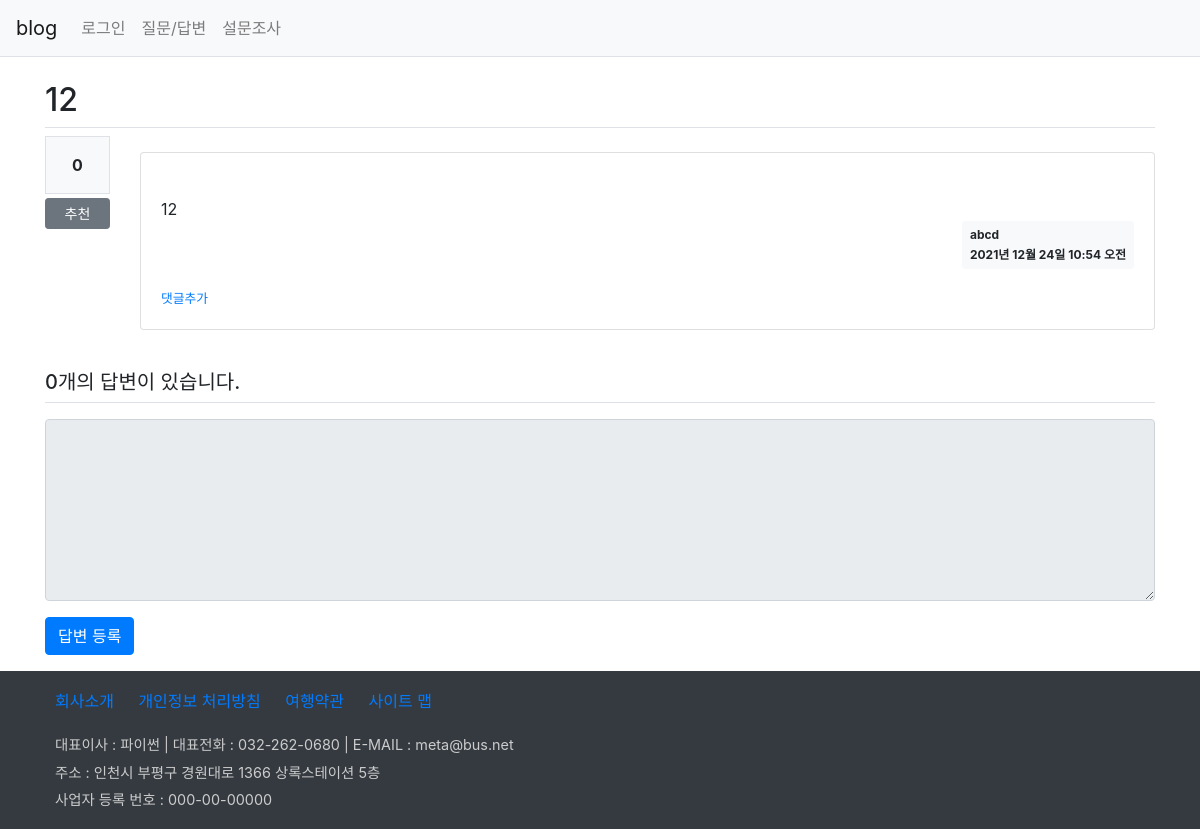
The app's page /board/19/, older data.
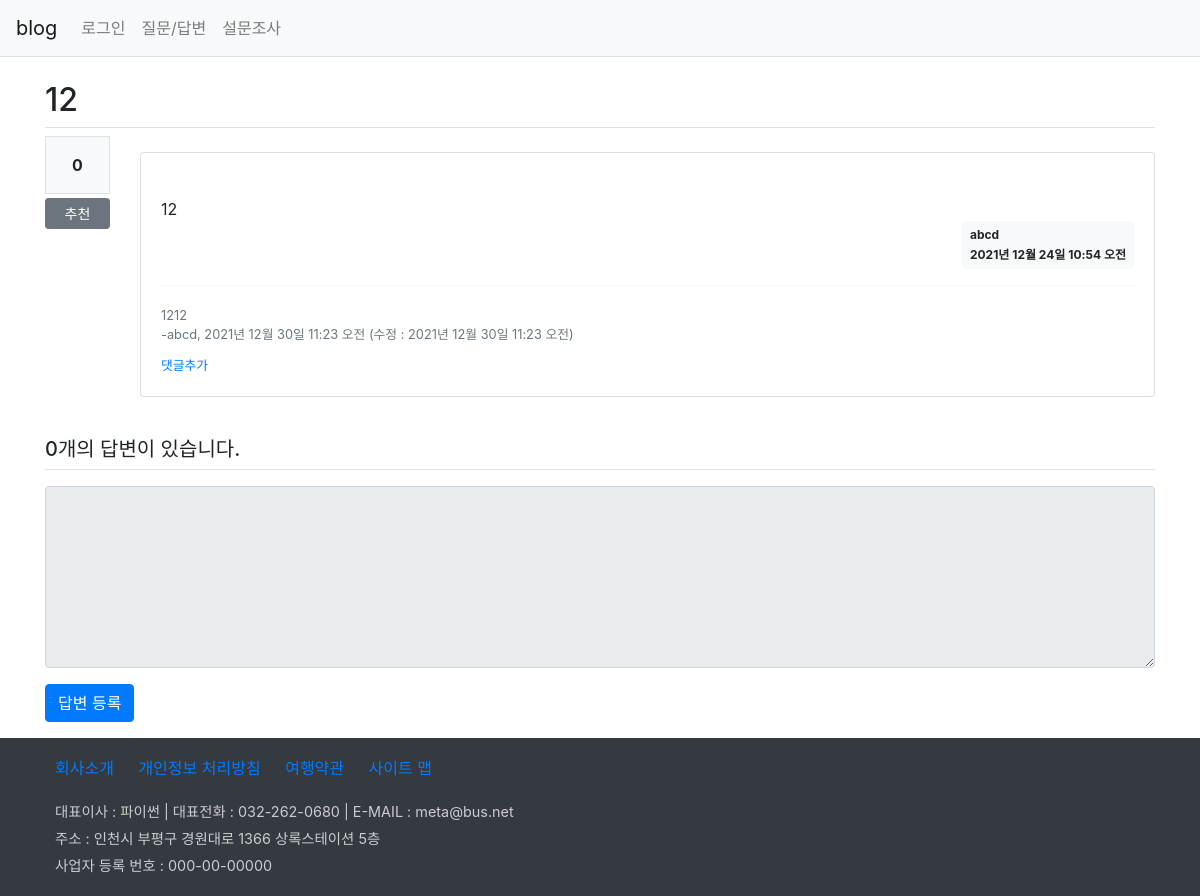
The same page, newer data.
### board/models.py (models this page shows, shortened)
class Question(models.Model):
    author = models.ForeignKey(User, on_delete=models.CASCADE, related_name='author_question')
    subject = models.CharField(max_length=100)  #제목 칼럼
    content = models.TextField()                #질문 내용
    create_date = models.DateTimeField()        #질문 작성일
    modify_date = models.DateTimeField(null=True, blank=True)   #질문 수정일
    voter = models.ManyToManyField(User, related_name='voter_question')     #추천수(多(사람):多(글))

class Comment(models.Model):
    author = models.ForeignKey(User, on_delete=models.CASCADE)
    content = models.TextField()
    create_date = models.DateTimeField()    #작성일
    modify_date = models.DateTimeField(null=True, blank=True)
    question = models.ForeignKey(Question, null=True, blank=True, on_delete=models.CASCADE)     #질문 댓글
    answer = models.ForeignKey(Answer, null=True, blank=True, on_delete=models.CASCADE)     #답변 댓글

### board/views/base_views.py (the view)
# urls.py: path('<int:question_id>/', base_views.detail, name='detail'),
def detail(request, question_id):
    question = get_object_or_404(Question, pk=question_id)
    return render(request, 'board/detail.html', {'question':question})

### templates/board/detail.html (shortened to what this page needs)
{% extends 'base.html' %}
{% block content %}
<div class="container my-3">
    <h2 class="border-bottom py-2">{{ question.subject }}</h2>
    <div class="row">
        <div class="col-1">
            <div class="bg-light text-center border font-weight-bolder p-3">
                {{ question.voter.count }}
            </div>
            <a href="#" data-uri="{% url 'board:vote_question' question.id %}"
               class="recommend btn btn-sm btn-secondary btn-block my-1">추천</a>
        </div>
        <div class="col-11">
            <div class="card my-3">
                <div class="card-body">
                    <div class="card-text" style="white-space:pre-line">
                        {{ question.content }}
                    </div>
                    <div class="d-flex justify-content-end">
                        <div class="badge badge-light text-left p-2">
                            <div class="mb-2">{{ question.author }}</div>
                            <div>{{ question.create_date }}</div>
                        </div>
                    </div>
                    <div class="mt-3">
                        {% for comment in question.comment_set.all %}
                        <div class="comment my-2 text-muted">
                            <span style="white-space:pre-line">
                                {{ comment.content }}
                            </span>
                            <span>
                                -{{ comment.author }}, {{ comment.create_date }}
                                {% if comment.modify_date %}
                                    (수정 : {{ comment.modify_date }})
                                {% endif %}
                            </span>
                        </div>
                        {% endfor %}
                    </div>
                    <div>
                        <a href="{% url 'board:comment_create_question' question.id %}" class="small">댓글추가</a>
                    </div>
                </div>
            </div>
        </div>
    </div>
    <h5 class="border-bottom my-3 py-2">
        {{ question.answer_set.count }}개의 답변이 있습니다.
    </h5>
    <form action="{% url 'board:answer_create' question.id %}" method="post">
        <div class="form-group">
            <textarea name="content" rows="7" cols="50" class="form-control"
                        {% if not user.is_authenticated %}
                            disabled
                        {% endif %}></textarea>
        </div>
        <input type="submit" value="답변 등록" class="btn btn-primary">
    </form>
</div>
{% endblock %}

### templates/base.html (shortened to what this page needs)
{% load static %}
<!DOCTYPE html>
<html lang="en">
<head>
    <link rel="stylesheet" href="{% static 'board/css/bootstrap.css' %}">
    <link rel="stylesheet" href="{% static 'board/css/style.css' %}">
</head>
<body>
    {% include 'navbar.html' %}
    {% block content %}{% endblock %}
    {% include 'footer.html' %}
</body>
</html>

### templates/navbar.html (shortened to what this page needs)
<nav class="navbar navbar-expand-lg navbar-light bg-light border-bottom">
    <a class="navbar-brand" href="{% url 'board:index' %}">blog</a>
    <div class="collapse navbar-collapse flex-grow-0" id="navbarNav">
        <ul class="navbar-nav">
            <li class="nav-item">
                {% if user.is_authenticated %}
                    <a class="nav-link" href="{% url 'common:logout' %}">{{ user.username }}(로그아웃)</a>
                {% else %}
                    <a class="nav-link" href="{% url 'common:login' %}">로그인</a>
                {% endif %}
            </li>
            <li class="nav-item">
                <a class="nav-link" href="{% url 'board:boardlist' %}">질문/답변</a>
            </li>
            <li class="nav-item">
                <a class="nav-link" href="{% url 'poll:index' %}">설문조사</a>
            </li>
        </ul>
    </div>
</nav>

### templates/footer.html
<footer class="p-2 bg-dark">
    <div class="container">
    <ul class="list-inline">
        <li><a href="#">회사소개</a></li>
        <li><a href="#">개인정보 처리방침</a></li>
        <li><a href="#">여행약관</a></li>
        <li><a href="#">사이트 맵</a></li>
    </ul>
    <address>
        <p>대표이사 : 파이썬 | 대표전화 : 032-262-0680 | E-MAIL : meta@bus.net</p>
        <p>주소 : 인천시 부평구 경원대로 1366 상록스테이션 5층</p>
        <p>사업자 등록 번호 : 000-00-00000</p>
    </address>
    </div>
</footer>

### static/board/css/style.css (style rules this page uses)
footer .list-inline li { display:inline-block; margin: 10px; }
footer address { margin-left: 10px; color:#ccc; }
footer address p { line-height: 0.7rem; font-size:0.9rem }
.comment { border-top:1px dotted #eee; font-size: 0.8rem }

Row changes from the older to the newer data that the page shows:
added Comment: content "1212", author "abcd", create_date "2021년 12월 30일 11:23 오전", modify_date "2021년 12월 30일 11:23 오전"
